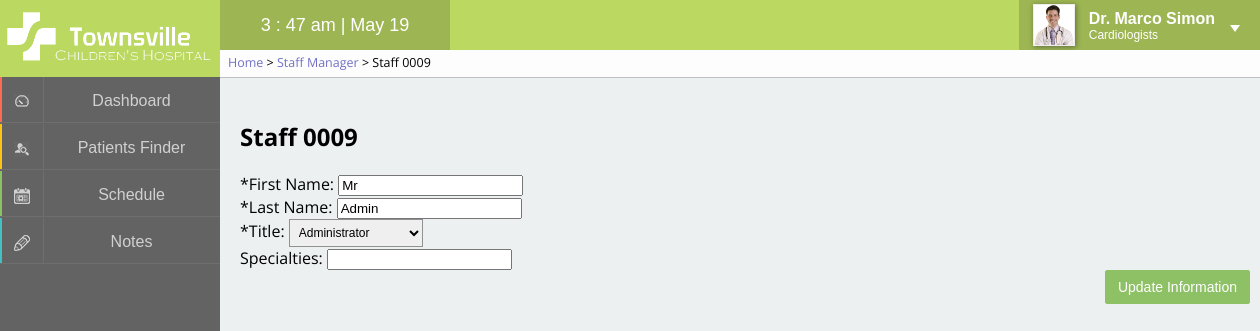
Page /pages/staffview.php?staff=0009 (signed in) on the earlier database version.
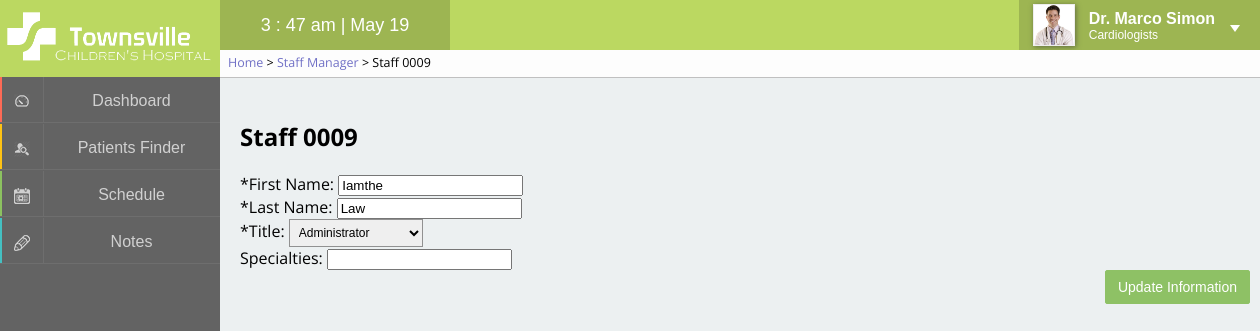
Same page on the later database version.
### tables this page shows
CREATE TABLE IF NOT EXISTS `staff` (
  `staffID` int(4) unsigned zerofill NOT NULL AUTO_INCREMENT,
  `firstName` varchar(40) NOT NULL,
  `lastName` varchar(40) NOT NULL,
  `title` int(1) NOT NULL,
  `password` varchar(64) NOT NULL,
  `specialties` varchar(40) DEFAULT NULL,
  `photo` varchar(200) NOT NULL DEFAULT '<img src="../images/none.png" alt="Profile picture" />',
  PRIMARY KEY (`staffID`),
  KEY `title_idx` (`title`)
);

### pages/staffview.php (the view, shortened to what this page needs)
<?php
	$pageTitle = "Staff {$_GET['staff']}";
	$breadcrumb = "<a href='home.php'>Home</a> > <a href='staffmanager.php'>Staff Manager</a> > " . $pageTitle;
	include '../inc/panel.php';
?>
<section>
	<div class="container">
		<div class="login">
			<h1>Staff <?php echo $_GET['staff']; ?></h1>
			<?php
				$sql = "SELECT staffID, firstName, lastName, title, specialties, photo
						FROM staff
						WHERE staffID = {$_GET['staff']}";
				$result = mysql_query($sql);
				while ($row = mysql_fetch_assoc($result)) {
					echo "<div id='staff'>";
						echo "<form action='staffupdateprocess.php' method='post'>";
							echo "<div>";
								echo "<label for='firstName'>*First Name: </label>";
								echo "<input type='text' name='firstName' value='{$row['firstName']}' required />";
							echo "</div>";
							echo "<div>";
								echo "<label for='lastName'>*Last Name: </label>";
								echo "<input type='text' name='lastName' value='{$row['lastName']}' required />";
							echo "</div>";
							echo "<div>";
								echo "<label for='staffTitle'>*Title: </label>";
								echo "<select name='staffTitle'>";
									if ($row['title'] == 5) {
										echo "<option value='5' selected='selected'>Administrator</option>";
									} else {
										echo "<option value='5'>Administrator</option>";
									}
								echo "</select>";
							echo "</div>";
							echo "<div>";
								echo "<label for='specialties'>Specialties: </label>";
								echo "<input type='text' name='specialties' value='{$row['specialties']}' />";
							echo "</div>";
							echo "<div>";
								echo "<button type='submit' class='submit'>Update Information</button>";
							echo "</div>";
						echo "</form>";
					echo "</div>";
				}
			?>
		</div>
	</div>
</section>

Differences in the rows shown:
changed staff "Administrator": firstName "Mr" → "Iamthe"; lastName "Admin" → "Law"
